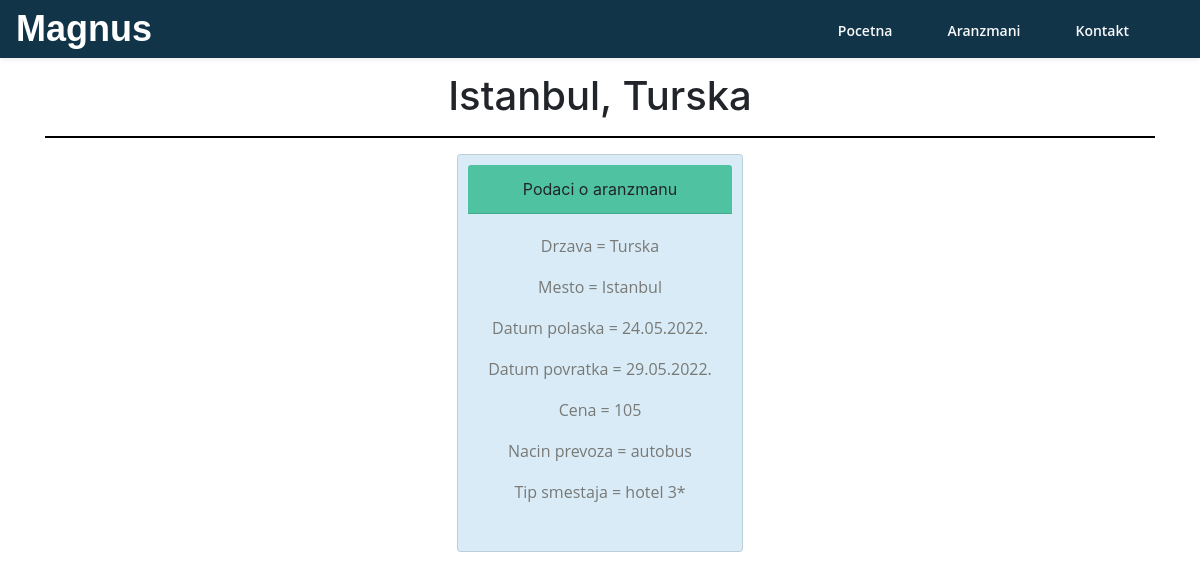
Screenshot of /read.php?id=1 with the database file from the repository.
### tables this page shows
CREATE TABLE `aranzmani` (
  `id_aranzmana` int(11) NOT NULL,
  `mesto` varchar(255) NOT NULL,
  `datum_polaska` varchar(255) NOT NULL,
  `datum_povratka` varchar(255) NOT NULL,
  `cena_u_evrima` int(11) NOT NULL,
  `nacin_prevoza` varchar(255) NOT NULL,
  `tip_smestaja` varchar(255) NOT NULL,
  `id_drzave` int(11) NOT NULL
);

CREATE TABLE `drzave` (
  `id_drzave` int(11) NOT NULL,
  `naziv_drzave` varchar(255) NOT NULL
);

### aranzmani/aranzmaniobrada.php (called while the page is built, shortened)
<?php
class Aranzman
{
	public static function fetch_single(mysqli $conn, $id_aranzmana)
	{
		$data = null;
		$query = "SELECT * , d.naziv_drzave FROM drzave d INNER JOIN aranzmani a on (d.id_drzave=a.id_drzave) WHERE id_aranzmana = '$id_aranzmana'";
		if ($sql = $conn->query($query)) {
			while ($row = $sql->fetch_assoc()) {
				$data = $row;
			}
		}
		return $data;
	}
}

### read.php (the view, shortened to what this page needs)
<?php
include "konekcija.php";
include "aranzmani/aranzmaniobrada.php";
?>
<!doctype html>
<html lang="en">
<head>
  <link rel="stylesheet" href="https://stackpath.bootstrapcdn.com/bootstrap/4.3.1/css/bootstrap.min.css">
  < <link rel="stylesheet" href="css/izgled.css">
    <link rel="stylesheet" href="forma/css/bootstrap.min.css">
</head>
<body>
  <nav class="navbar navbar-expand-md navbar-dark navbar-custom fixed-top">
    <a class="navbar-brand logo-text page-scroll" href="index.php">Magnus</a>
    <div class="collapse navbar-collapse" id="navbarsExampleDefault">
      <ul class="navbar-nav ml-auto">
        <li class="nav-item">
          <a class="btn-round-custom" href="#">Pocetna</a>
        </li>
        <li class="nav-item">
          <a class="btn-round-custom" href="aranzmani/aranzmani.php">Aranzmani</a>
        </li>
        <li class="nav-item">
          <a class="btn-round-custom" href="kontakt.php">Kontakt</a>
        </li>
      </ul>
    </div>
  </nav>
  <?php
  $id_aranzmana = $_REQUEST['id'];
  $row = Aranzman::fetch_single($conn, $id_aranzmana);
  if (!empty($row)) {
  ?>
    <div class="container">
      <div class="row">
        <div class="col-md-12 mt-5">
          <h1 class="text-center"> <?php echo $row['mesto']; ?>, <?php echo $row['naziv_drzave']; ?></h1>
          <hr style="height: 1px;color: black;background-color: black;">
        </div>
      </div>
      <div class="row">
        <div class="col-md-5 mx-auto  d-flex justify-content-center">
          <div id="jedanAranzman" class="card">
            <div id="podaci" class="card-header">
              Podaci o aranzmanu
            </div>
            <div class="card-body">
              <p>Drzava = <?php echo $row['naziv_drzave']; ?></p>
              <p>Mesto = <?php echo $row['mesto']; ?></p>
              <p>Datum polaska = <?php echo $row['datum_polaska']; ?></p>
              <p>Datum povratka = <?php echo $row['datum_povratka']; ?></p>
              <p>Cena = <?php echo $row['cena_u_evrima']; ?></p>
              <p>Nacin prevoza = <?php echo $row['nacin_prevoza']; ?></p>
              <p>Tip smestaja = <?php echo $row['tip_smestaja']; ?></p>
            </div>
          </div>
        <?php
      } else {
        echo "no data";
      }
        ?>
        </div>
      </div>
    </div>
</body>
</html>

### css/izgled.css (style rules this page uses)
body, html { width: 100%; height: 100%; }
body, p { color: #787976; font: 400 1rem/1.5625rem "Open Sans", sans-serif; }
h1 { color: #484a46; font: 700 2.5rem/3rem "Montserrat", sans-serif; }
a { color: #f8f9fa; text-decoration: none; }
.navbar-custom { padding-top: 0.375rem; padding-bottom: 0.375rem; background-color: #113448; box-shadow: 0 0.0625rem 0.375rem 0 rgba(0, 0, 0, 0.1); font: 600 0.875rem/0.875rem "Open Sans", sans-serif; transition: all 0.2s; }
.navbar-custom .navbar-brand { font-size: 0; }
.navbar-custom .navbar-brand.logo-text { margin-top: 0.25rem; margin-bottom: 0.25rem; font: 700 2.25rem/1.5rem "Montserrat", sans-serif; color: #fff; text-decoration: none; }
.navbar-custom .navbar-nav { margin-top: 0.75rem; margin-bottom: 0.5rem; }
#navbarsExampleDefault { text-align: right; }
.navbar-nav { display: inline-block; }
.navbar-nav li { list-style: none; display: inline-block; margin-right: 55px; position: relative; }
.card { display: inline-block; text-align: right; width: 50%; padding: 10px; }
#jedanAranzman { width: fit-content; text-align: center; }
#podaci { background-color: #4fc3a1; }
.nav-item { text-align: right; }

### rows the page displays
aranzmani: mesto "Istanbul", id_drzave.naziv_drzave "Turska", datum_polaska "24.05.2022.", datum_povratka "29.05.2022.", cena_u_evrima "105", nacin_prevoza "autobus", tip_smestaja "hotel 3*"
